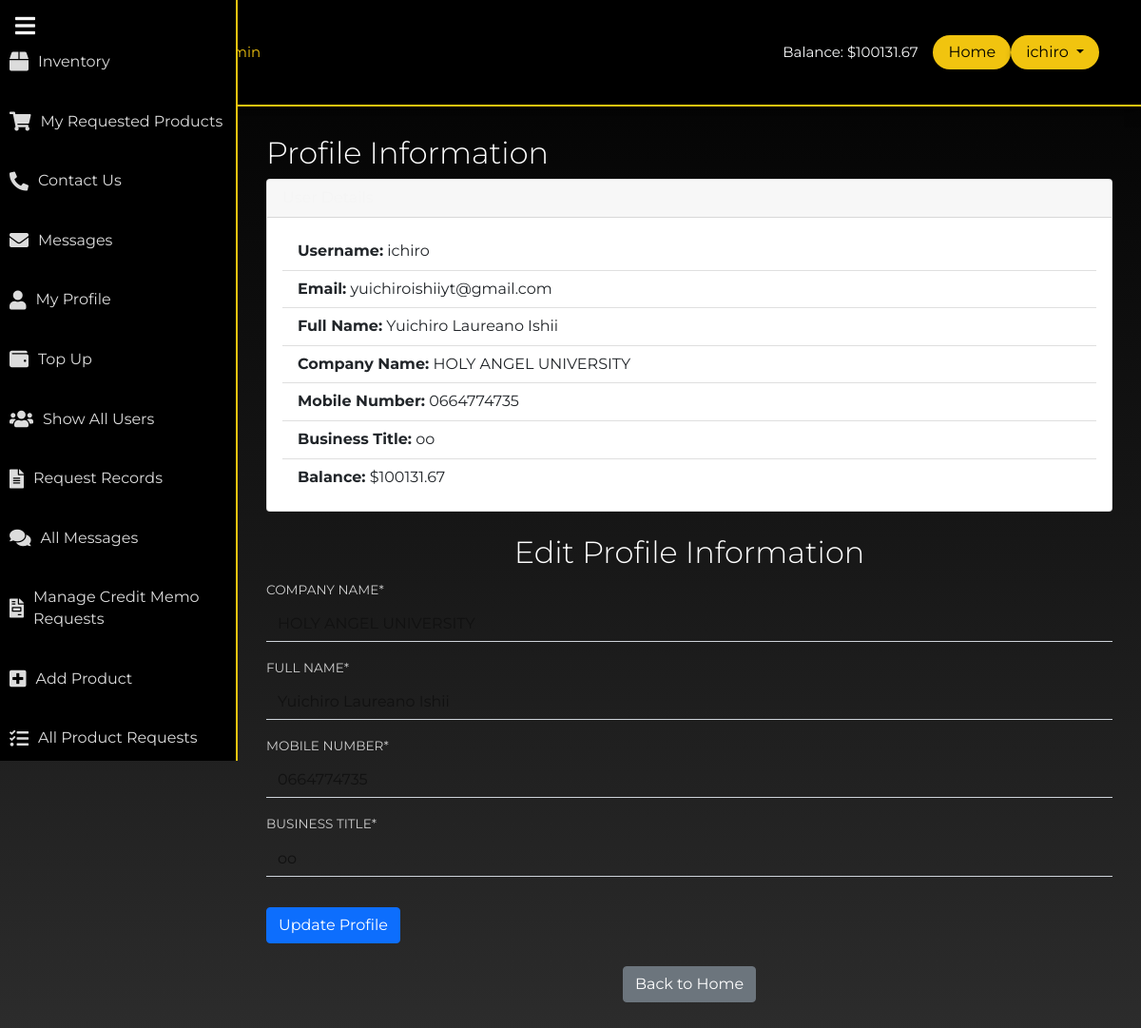
The app's page /profile/ (signed in) with its own data.
### myapp/models.py (models this page shows, shortened)
class UserProfile(models.Model):
    user = models.OneToOneField(User, on_delete=models.CASCADE)
    company_name = models.CharField(max_length=255)
    full_name = models.CharField(max_length=255)
    mobile_number = models.CharField(max_length=15)
    business_title = models.CharField(max_length=255)
    balance = models.DecimalField(max_digits=10, decimal_places=2, default=0.00)

### myapp/views.py (the view)
# urls.py: path('profile/', views.profile, name='profile'),  # Profile page
@login_required
def profile(request):
    user_profile, created = UserProfile.objects.get_or_create(user=request.user)
    if request.method == 'POST':
        form = UserProfileEditForm(request.POST, instance=user_profile)
        if form.is_valid():
            form.save()
            messages.success(request, 'Your profile has been updated!')
            return redirect('profile')
    else:
        form = UserProfileEditForm(instance=user_profile)
    return render(request, 'users/profile.html', {
        'user': request.user,
        'user_profile': user_profile,
        'balance': user_profile.balance,  # Pass the balance to the template
        'form': form
    })

### myapp/forms.py
class UserProfileEditForm(forms.ModelForm):
    class Meta:
        model = UserProfile
        fields = ['company_name', 'full_name', 'mobile_number', 'business_title']

### templates/users/profile.html (shortened to what this page needs)
{% extends 'users/base.html' %}
{% load crispy_forms_tags %}
{% block content %}
<link rel="stylesheet" href="https://cdnjs.cloudflare.com/ajax/libs/font-awesome/5.15.4/css/all.min.css">
<div class="content-container">
    <h2>Profile Information</h2>
    <div class="card">
        <div class="card-header">
        </div>
        <div class="card-body">
            <ul class="list-group list-group-flush">
                <li class="list-group-item">
                    <strong>Username:</strong> {{ user.username }}
                </li>
                <li class="list-group-item">
                    <strong>Email:</strong> {{ user.email }}
                </li>
                <li class="list-group-item">
                    <strong>Full Name:</strong> {{ user_profile.full_name }}
                </li>
                <li class="list-group-item">
                    <strong>Company Name:</strong> {{ user_profile.company_name }}
                </li>
                <li class="list-group-item">
                    <strong>Mobile Number:</strong> {{ user_profile.mobile_number }}
                </li>
                <li class="list-group-item">
                    <strong>Business Title:</strong> {{ user_profile.business_title }}
                </li>
                <li class="list-group-item">
                    <strong>Balance:</strong> ${{ user_profile.balance }}
                </li>
            </ul>
        </div>
    </div>
   <h2 class="text-center mt-4">Edit Profile Information</h2>
            <form method="POST">
                {{ form|crispy }}
                <button type="submit" class="btn btn-primary mt-3">Update Profile</button>
            </form>
    <div class="text-center mt-4">
        <a href="{% url 'homepage' %}" class="btn btn-secondary">Back to Home</a>
    </div>
</div>
{% endblock %}

### templates/users/base.html (shortened to what this page needs)
<!doctype html>
{% load static %}
<html lang="en">
<head>
    <link href="https://cdn.jsdelivr.net/npm/bootstrap@5.0.0-beta3/dist/css/bootstrap.min.css" rel="stylesheet">
    <link rel="stylesheet" href="{% static 'users/css/main.css' %}" type="text/css">
    <link rel="stylesheet" href="https://cdnjs.cloudflare.com/ajax/libs/font-awesome/5.15.4/css/all.min.css">
</head>
<body>
<nav class="navbar navbar-expand-lg" id="main-navbar">
    <div class="container">
        <a class="navbar-brand" href="{% url 'home' %}">
        </a>
        <div class="collapse navbar-collapse" id="navbarNavAltMarkup">
            <div class="navbar-nav">
                {% if user.is_superuser %}
                    <a class="nav-link active" href="#">Homepage Admin</a>
                {% else %}
                    <a class="nav-link active" href="#">Homepage</a>
                {% endif %}
            </div>
            <div class="d-flex align-items-center ms-auto" id="authstyle">
                {% if user.is_authenticated %}
                    {% with user_profile=user.userprofile %}
                        <span class="text-light me-3">Balance: ${{ user_profile.balance }}</span>
                    {% endwith %}
<a href="{% url 'homepage' %}" class="btn" style="background-color: #f1c40f; color: #000000; border-radius: 30px; padding: 5px 15px; box-shadow: 0 4px 6px rgba(0, 0, 0, 0.2);">Home</a>
<div class="dropdown">
    <button class="btn dropdown-toggle" type="button" id="dropdownMenuButton" data-bs-toggle="dropdown" aria-expanded="false" style="background-color: #f1c40f; color: #000000; border-radius: 30px; padding: 5px 15px; box-shadow: 0 4px 6px rgba(0, 0, 0, 0.2);">
        {{ user.username }}
    </button>
</div>
                {% endif %}
            </div>
        </div>
    </div>
</nav>
{% if user.is_authenticated %}
<div class="sidebar" id="sidebar">
    <button class="toggle-sidebar" onclick="toggleSidebar()">
        <i class="fas fa-bars"></i>
    </button>
    <ul class="nav flex-column mt-4">
        <li class="nav-item"><a class="nav-link" href="{% url 'inventory' %}"><i class="fas fa-box"></i> <span>Inventory</span></a></li>
        <li class="nav-item"><a class="nav-link" href="{% url 'view_requested_products' %}"><i class="fas fa-shopping-cart"></i> <span>My Requested Products</span></a></li>
        <li class="nav-item"><a class="nav-link" href="{% url 'contact' %}"><i class="fas fa-phone-alt"></i> <span>Contact Us</span></a></li>
        <li class="nav-item"><a class="nav-link" href="{% url 'messages_user' %}"><i class="fas fa-envelope"></i> <span>Messages</span></a></li>
        <li class="nav-item"><a class="nav-link" href="{% url 'profile' %}"><i class="fas fa-user"></i> <span>My Profile</span></a></li>
        <li class="nav-item"><a class="nav-link" href="{% url 'cash_in' %}"><i class="fas fa-wallet"></i> <span>Top Up</span></a></li>
                {% endif %}
        {% if user.is_superuser %}
            <li class="nav-item"><a class="nav-link" href="{% url 'show_all_users' %}"><i class="fas fa-users"></i> <span>Show All Users</span></a></li>
            <li class="nav-item"><a class="nav-link" href="{% url 'admin_page' %}"><i class="fas fa-file-alt"></i> <span>Request Records</span></a></li>
            <li class="nav-item"><a class="nav-link" href="{% url 'all_messages' %}"><i class="fas fa-comments"></i> <span>All Messages</span></a></li>
            <li class="nav-item"><a class="nav-link" href="{% url 'manage_credit_memo_requests' %}"><i class="fas fa-file-invoice"></i> <span>Manage Credit Memo Requests</span></a></li>
            <li class="nav-item"><a class="nav-link" href="{% url 'add_product' %}"><i class="fas fa-plus-square"></i> <span>Add Product</span></a></li>
            <li class="nav-item"><a class="nav-link" href="{% url 'all_product_requests' %}"><i class="fas fa-tasks"></i> <span>All Product Requests</span></a></li>
        {% endif %}
    </ul>
</div>
<div class="main-content" id="main-content">
    {% block content %}{% endblock %}
</div>
</body>
</html>

### myapp/static/users/main.css (style rules this page uses)
#main-navbar { color: white; min-height: 14vh; font-size: 15px; }
#authstyle { margin-left: 17%; border-radius: 50%; }
body { margin:0; color:#6a6f8c; background-image: url('images/bg.png'); font:600 16px/18px 'Open Sans',sans-serif; }
*,:after,:before { box-sizing:border-box }
a { color:inherit;text-decoration:none }
body { font: 100% / 1.414 "Open Sans", "Roboto", arial, sans-serif; background: #e9e9e9; }
a, [type="submit"] { transition: all .25s ease-in; }
h1, h2 { font-weight: 300; color: rgba(255,255,255,1); }
label { font-size: .85rem; text-transform: uppercase; color: #ccc; }
[type="text"] { color: #111; }

### templates/users/base.html (style rules this page uses)
body { background: linear-gradient(to bottom, #000000, #2c2c2c); color: #f5f5f5; font-family: 'Montserrat', sans-serif; margin: 0; padding: 0; overflow-x: hidden; }
#main-navbar { background: #000000; box-shadow: 0 4px 12px rgba(0, 0, 0, 0.6); padding: 1rem 2rem; border-bottom: 2px solid #f1c40f; }
.navbar-nav .nav-link { color: #f5f5f5 !important; margin-right: 1rem; }
.navbar-nav .nav-link:hover, .navbar-nav .nav-link.active { color: #f1c40f !important; }
.sidebar { background-color: #000000; height: 100vh; width: 250px; position: fixed; top: 0; left: 0; padding-top: 10px; transition: all 0.3s; overflow-y: auto; border-right: 2px solid #f1c40f; }
.sidebar .nav-link { color: #dcdcdc; padding: 15px 10px; margin: 5px 0; border-radius: 8px; display: flex; align-items: center; font-size: 16px; transition: background 0.3s, color 0.3s; }
.sidebar .nav-link i { margin-right: 10px; font-size: 20px; }
.toggle-sidebar { position: absolute; top: 10px; left: 10px; background: none; border: none; color: #f5f5f5; font-size: 24px; cursor: pointer; transition: color 0.3s; }
.main-content { margin-left: 250px; padding: 30px; transition: margin-left 0.3s; }

### records on screen
UserProfile: balance "100131.67", full_name "Yuichiro Laureano Ishii", company_name "HOLY ANGEL UNIVERSITY", mobile_number "0664774735", business_title "oo"

### other values on screen
{{ user.username }} "ichiro"
{{ user.email }} "yuichiroishiiyt@gmail.com"
